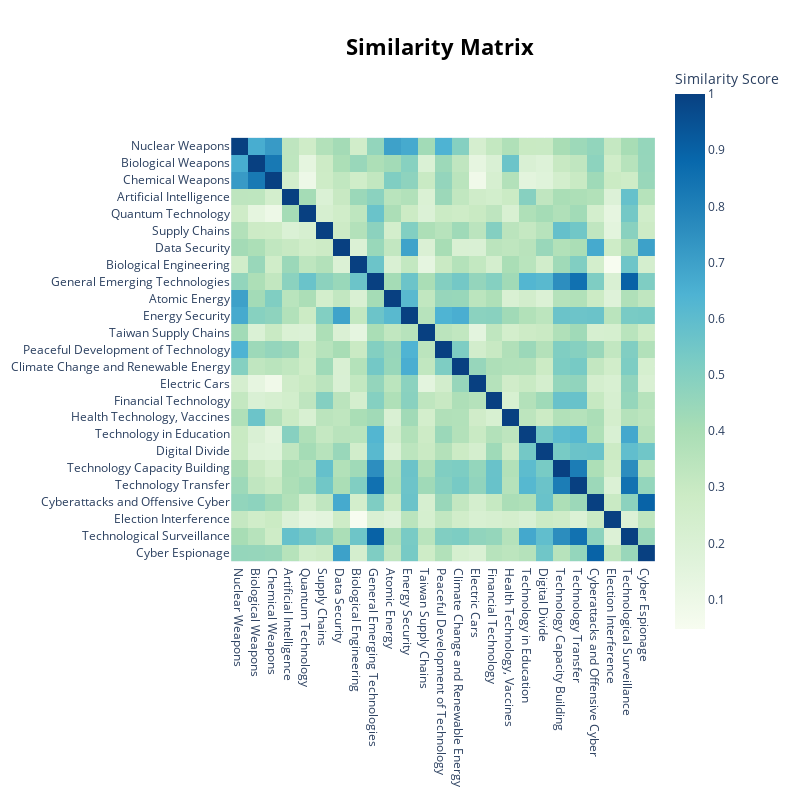

The code cell stored with this chart in its notebook:
### Markdown cell above
## Heatmap to visualise similarity between topics

### Code cell
heatmap = topic_model.visualize_heatmap(topics=zeroshot_topic_ids, custom_labels=True)

heatmap

### Figure 1 — Plotly figure (JSON) as saved in the notebook; plotly's stock layout.template omitted (floating-point values rounded to 4 significant figures; data arrays with more than 128 entries replaced by an {"elided": "..."} marker saying what was removed)
{"data": [{"coloraxis": "coloraxis", "hovertemplate": "x: %{x}<br>y: %{y}<br>Similarity Score: %{z}<extra></extra>", "name": "0", "type": "heatmap", "x": ["Nuclear Weapons", "Biological Weapons", "Chemical Weapons", "Artificial Intelligence", "Quantum Technology", "Supply Chains", "Data Security", "Biological Engineering", "General Emerging Technologies", "Atomic Energy", "Energy Security", "Taiwan Supply Chains", "Peaceful Development of Technology", "Climate Change and Renewable Energy", "Electric Cars", "Financial Technology", "Health Technology, Vaccines", "Technology in Education", "Digital Divide", "Technology Capacity Building", "Technology Transfer", "Cyberattacks and Offensive Cyber", "Election Interference", "Technological Surveillance", "Cyber Espionage"], "xaxis": "x", "y": ["Nuclear Weapons", "Biological Weapons", "Chemical Weapons", "Artificial Intelligence", "Quantum Technology", "Supply Chains", "Data Security", "Biological Engineering", "General Emerging Technologies", "Atomic Energy", "Energy Security", "Taiwan Supply Chains", "Peaceful Development of Technology", "Climate Change and Renewable Energy", "Electric Cars", "Financial Technology", "Health Technology, Vaccines", "Technology in Education", "Digital Divide", "Technology Capacity Building", "Technology Transfer", "Cyberattacks and Offensive Cyber", "Election Interference", "Technological Surveillance", "Cyber Espionage"], "yaxis": "y", "z": {"elided": "25x25 float values"}}], "layout": {"coloraxis": {"colorbar": {"title": {"text": "Similarity Score"}}, "colorscale": [[0, "rgb(247,252,240)"], [0.125, "rgb(224,243,219)"], [0.25, "rgb(204,235,197)"], [0.375, "rgb(168,221,181)"], [0.5, "rgb(123,204,196)"], [0.625, "rgb(78,179,211)"], [0.75, "rgb(43,140,190)"], [0.875, "rgb(8,104,172)"], [1, "rgb(8,64,129)"]]}, "height": 800, "hoverlabel": {"bgcolor": "white", "font": {"family": "Rockwell", "size": 16}}, "legend": {"title": {"text": "Trend"}}, "margin": {"t": 60}, "showlegend": true, "title": {"font": {"color": "Black", "size": 22}, "text": "<b>Similarity Matrix</b>", "x": 0.55, "xanchor": "center", "y": 0.95, "yanchor": "top"}, "width": 800, "xaxis": {"anchor": "y", "constrain": "domain", "domain": [0, 1], "scaleanchor": "y"}, "yaxis": {"anchor": "x", "autorange": "reversed", "constrain": "domain", "domain": [0, 1]}}}
